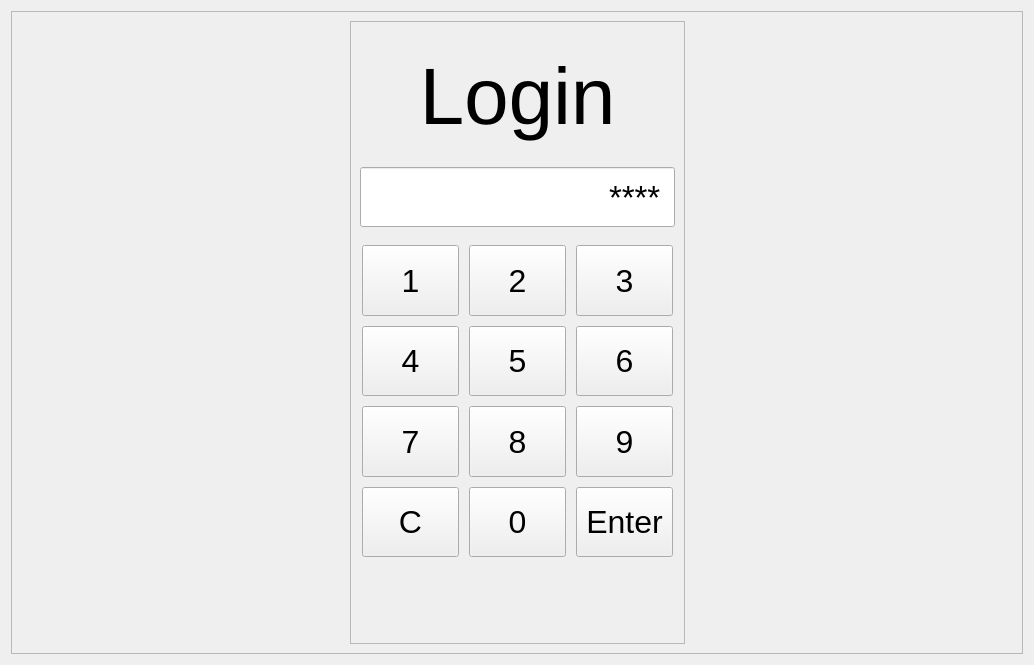
<?xml version="1.0" encoding="UTF-8"?>
<ui version="4.0">
 <class>login_widget</class>
 <widget class="QWidget" name="login_widget">
  <property name="windowModality">
   <enum>Qt::NonModal</enum>
  </property>
  <property name="geometry">
   <rect>
    <x>0</x>
    <y>0</y>
    <width>1034</width>
    <height>665</height>
   </rect>
  </property>
  <property name="sizePolicy">
   <sizepolicy hsizetype="Expanding" vsizetype="Expanding">
    <horstretch>0</horstretch>
    <verstretch>0</verstretch>
   </sizepolicy>
  </property>
  <property name="windowTitle">
   <string>Form</string>
  </property>
  <layout class="QHBoxLayout" name="horizontalLayout_2">
   <item>
    <widget class="QFrame" name="main_frame">
     <property name="sizePolicy">
      <sizepolicy hsizetype="Expanding" vsizetype="Expanding">
       <horstretch>0</horstretch>
       <verstretch>0</verstretch>
      </sizepolicy>
     </property>
     <property name="frameShape">
      <enum>QFrame::StyledPanel</enum>
     </property>
     <property name="frameShadow">
      <enum>QFrame::Raised</enum>
     </property>
     <layout class="QHBoxLayout" name="horizontalLayout">
      <item>
       <spacer name="horizontalSpacer">
        <property name="orientation">
         <enum>Qt::Horizontal</enum>
        </property>
        <property name="sizeHint" stdset="0">
         <size>
          <width>282</width>
          <height>20</height>
         </size>
        </property>
       </spacer>
      </item>
      <item>
       <widget class="QFrame" name="login_frame">
        <property name="sizePolicy">
         <sizepolicy hsizetype="Expanding" vsizetype="MinimumExpanding">
          <horstretch>0</horstretch>
          <verstretch>0</verstretch>
         </sizepolicy>
        </property>
        <property name="maximumSize">
         <size>
          <width>450</width>
          <height>16777215</height>
         </size>
        </property>
        <property name="font">
         <font>
          <pointsize>24</pointsize>
         </font>
        </property>
        <property name="autoFillBackground">
         <bool>true</bool>
        </property>
        <property name="frameShape">
         <enum>QFrame::StyledPanel</enum>
        </property>
        <property name="frameShadow">
         <enum>QFrame::Raised</enum>
        </property>
        <layout class="QGridLayout" name="gridLayout">
         <item row="9" column="1">
          <widget class="QPushButton" name="num_btn_0">
           <property name="sizePolicy">
            <sizepolicy hsizetype="Expanding" vsizetype="Expanding">
             <horstretch>0</horstretch>
             <verstretch>0</verstretch>
            </sizepolicy>
           </property>
           <property name="maximumSize">
            <size>
             <width>150</width>
             <height>150</height>
            </size>
           </property>
           <property name="font">
            <font>
             <family>Arial</family>
             <pointsize>24</pointsize>
            </font>
           </property>
           <property name="styleSheet">
            <string notr="true">margin:2</string>
           </property>
           <property name="text">
            <string>0</string>
           </property>
          </widget>
         </item>
         <item row="8" column="0">
          <widget class="QPushButton" name="num_btn_7">
           <property name="sizePolicy">
            <sizepolicy hsizetype="Expanding" vsizetype="Expanding">
             <horstretch>0</horstretch>
             <verstretch>0</verstretch>
            </sizepolicy>
           </property>
           <property name="maximumSize">
            <size>
             <width>150</width>
             <height>150</height>
            </size>
           </property>
           <property name="font">
            <font>
             <family>Arial</family>
             <pointsize>24</pointsize>
            </font>
           </property>
           <property name="styleSheet">
            <string notr="true">margin:2</string>
           </property>
           <property name="text">
            <string>7</string>
           </property>
          </widget>
         </item>
         <item row="9" column="0">
          <widget class="QPushButton" name="clear_btn">
           <property name="sizePolicy">
            <sizepolicy hsizetype="Expanding" vsizetype="Expanding">
             <horstretch>0</horstretch>
             <verstretch>0</verstretch>
            </sizepolicy>
           </property>
           <property name="maximumSize">
            <size>
             <width>150</width>
             <height>150</height>
            </size>
           </property>
           <property name="font">
            <font>
             <family>Arial</family>
             <pointsize>24</pointsize>
            </font>
           </property>
           <property name="styleSheet">
            <string notr="true">margin:2</string>
           </property>
           <property name="text">
            <string>C</string>
           </property>
          </widget>
         </item>
         <item row="8" column="2">
          <widget class="QPushButton" name="num_btn_9">
           <property name="sizePolicy">
            <sizepolicy hsizetype="Expanding" vsizetype="Expanding">
             <horstretch>0</horstretch>
             <verstretch>0</verstretch>
            </sizepolicy>
           </property>
           <property name="maximumSize">
            <size>
             <width>150</width>
             <height>150</height>
            </size>
           </property>
           <property name="font">
            <font>
             <family>Arial</family>
             <pointsize>24</pointsize>
            </font>
           </property>
           <property name="styleSheet">
            <string notr="true">margin:2</string>
           </property>
           <property name="text">
            <string>9</string>
           </property>
          </widget>
         </item>
         <item row="9" column="2">
          <widget class="QPushButton" name="enter_btn">
           <property name="sizePolicy">
            <sizepolicy hsizetype="Expanding" vsizetype="Expanding">
             <horstretch>0</horstretch>
             <verstretch>0</verstretch>
            </sizepolicy>
           </property>
           <property name="maximumSize">
            <size>
             <width>150</width>
             <height>150</height>
            </size>
           </property>
           <property name="font">
            <font>
             <family>Arial</family>
             <pointsize>24</pointsize>
            </font>
           </property>
           <property name="styleSheet">
            <string notr="true">margin:2</string>
           </property>
           <property name="text">
            <string>Enter</string>
           </property>
          </widget>
         </item>
         <item row="7" column="2">
          <widget class="QPushButton" name="num_btn_6">
           <property name="sizePolicy">
            <sizepolicy hsizetype="Expanding" vsizetype="Expanding">
             <horstretch>0</horstretch>
             <verstretch>0</verstretch>
            </sizepolicy>
           </property>
           <property name="maximumSize">
            <size>
             <width>150</width>
             <height>150</height>
            </size>
           </property>
           <property name="font">
            <font>
             <family>Arial</family>
             <pointsize>24</pointsize>
            </font>
           </property>
           <property name="styleSheet">
            <string notr="true">margin:2</string>
           </property>
           <property name="text">
            <string>6</string>
           </property>
          </widget>
         </item>
         <item row="7" column="0">
          <widget class="QPushButton" name="num_btn_4">
           <property name="sizePolicy">
            <sizepolicy hsizetype="Expanding" vsizetype="Expanding">
             <horstretch>0</horstretch>
             <verstretch>0</verstretch>
            </sizepolicy>
           </property>
           <property name="maximumSize">
            <size>
             <width>150</width>
             <height>150</height>
            </size>
           </property>
           <property name="font">
            <font>
             <family>Arial</family>
             <pointsize>24</pointsize>
            </font>
           </property>
           <property name="styleSheet">
            <string notr="true">margin:2</string>
           </property>
           <property name="text">
            <string>4</string>
           </property>
          </widget>
         </item>
         <item row="6" column="1">
          <widget class="QPushButton" name="num_btn_2">
           <property name="sizePolicy">
            <sizepolicy hsizetype="Expanding" vsizetype="Expanding">
             <horstretch>0</horstretch>
             <verstretch>0</verstretch>
            </sizepolicy>
           </property>
           <property name="maximumSize">
            <size>
             <width>150</width>
             <height>150</height>
            </size>
           </property>
           <property name="font">
            <font>
             <family>Arial</family>
             <pointsize>24</pointsize>
            </font>
           </property>
           <property name="styleSheet">
            <string notr="true">margin:2</string>
           </property>
           <property name="text">
            <string>2</string>
           </property>
          </widget>
         </item>
         <item row="6" column="0">
          <widget class="QPushButton" name="num_btn_1">
           <property name="sizePolicy">
            <sizepolicy hsizetype="Expanding" vsizetype="Expanding">
             <horstretch>0</horstretch>
             <verstretch>0</verstretch>
            </sizepolicy>
           </property>
           <property name="maximumSize">
            <size>
             <width>150</width>
             <height>150</height>
            </size>
           </property>
           <property name="font">
            <font>
             <family>Arial</family>
             <pointsize>24</pointsize>
            </font>
           </property>
           <property name="styleSheet">
            <string notr="true">margin:2</string>
           </property>
           <property name="text">
            <string>1</string>
           </property>
           <property name="checkable">
            <bool>false</bool>
           </property>
          </widget>
         </item>
         <item row="10" column="1">
          <spacer name="verticalSpacer">
           <property name="orientation">
            <enum>Qt::Vertical</enum>
           </property>
           <property name="sizeHint" stdset="0">
            <size>
             <width>20</width>
             <height>58</height>
            </size>
           </property>
          </spacer>
         </item>
         <item row="8" column="1">
          <widget class="QPushButton" name="num_btn_8">
           <property name="sizePolicy">
            <sizepolicy hsizetype="Expanding" vsizetype="Expanding">
             <horstretch>0</horstretch>
             <verstretch>0</verstretch>
            </sizepolicy>
           </property>
           <property name="maximumSize">
            <size>
             <width>150</width>
             <height>150</height>
            </size>
           </property>
           <property name="font">
            <font>
             <family>Arial</family>
             <pointsize>24</pointsize>
            </font>
           </property>
           <property name="styleSheet">
            <string notr="true">margin:2</string>
           </property>
           <property name="text">
            <string>8</string>
           </property>
          </widget>
         </item>
         <item row="2" column="0" colspan="3">
          <widget class="QLineEdit" name="login_entry">
           <property name="sizePolicy">
            <sizepolicy hsizetype="Expanding" vsizetype="Expanding">
             <horstretch>0</horstretch>
             <verstretch>0</verstretch>
            </sizepolicy>
           </property>
           <property name="maximumSize">
            <size>
             <width>450</width>
             <height>70</height>
            </size>
           </property>
           <property name="baseSize">
            <size>
             <width>0</width>
             <height>20</height>
            </size>
           </property>
           <property name="font">
            <font>
             <family>Arial</family>
             <pointsize>25</pointsize>
            </font>
           </property>
           <property name="styleSheet">
            <string notr="true">padding:10; margin: 0,10;</string>
           </property>
           <property name="text">
            <string>****</string>
           </property>
           <property name="frame">
            <bool>true</bool>
           </property>
           <property name="cursorPosition">
            <number>4</number>
           </property>
           <property name="alignment">
            <set>Qt::AlignRight|Qt::AlignTrailing|Qt::AlignVCenter</set>
           </property>
          </widget>
         </item>
         <item row="7" column="1">
          <widget class="QPushButton" name="num_btn_5">
           <property name="sizePolicy">
            <sizepolicy hsizetype="Expanding" vsizetype="Expanding">
             <horstretch>0</horstretch>
             <verstretch>0</verstretch>
            </sizepolicy>
           </property>
           <property name="maximumSize">
            <size>
             <width>150</width>
             <height>150</height>
            </size>
           </property>
           <property name="font">
            <font>
             <family>Arial</family>
             <pointsize>24</pointsize>
            </font>
           </property>
           <property name="styleSheet">
            <string notr="true">margin:2</string>
           </property>
           <property name="text">
            <string>5</string>
           </property>
          </widget>
         </item>
         <item row="0" column="0" colspan="3">
          <widget class="QLabel" name="login_title">
           <property name="sizePolicy">
            <sizepolicy hsizetype="Expanding" vsizetype="Expanding">
             <horstretch>0</horstretch>
             <verstretch>0</verstretch>
            </sizepolicy>
           </property>
           <property name="maximumSize">
            <size>
             <width>450</width>
             <height>16777215</height>
            </size>
           </property>
           <property name="font">
            <font>
             <family>Arial</family>
             <pointsize>60</pointsize>
            </font>
           </property>
           <property name="styleSheet">
            <string notr="true">padding:20</string>
           </property>
           <property name="text">
            <string>Login</string>
           </property>
           <property name="alignment">
            <set>Qt::AlignCenter</set>
           </property>
           <property name="margin">
            <number>10</number>
           </property>
          </widget>
         </item>
         <item row="6" column="2">
          <widget class="QPushButton" name="num_btn_3">
           <property name="sizePolicy">
            <sizepolicy hsizetype="Expanding" vsizetype="Expanding">
             <horstretch>0</horstretch>
             <verstretch>0</verstretch>
            </sizepolicy>
           </property>
           <property name="maximumSize">
            <size>
             <width>150</width>
             <height>150</height>
            </size>
           </property>
           <property name="font">
            <font>
             <family>Arial</family>
             <pointsize>24</pointsize>
            </font>
           </property>
           <property name="styleSheet">
            <string notr="true">margin:2</string>
           </property>
           <property name="text">
            <string>3</string>
           </property>
          </widget>
         </item>
        </layout>
       </widget>
      </item>
      <item>
       <spacer name="horizontalSpacer_2">
        <property name="orientation">
         <enum>Qt::Horizontal</enum>
        </property>
        <property name="sizeHint" stdset="0">
         <size>
          <width>292</width>
          <height>20</height>
         </size>
        </property>
       </spacer>
      </item>
     </layout>
    </widget>
   </item>
  </layout>
 </widget>
 <resources/>
 <connections/>
</ui>
